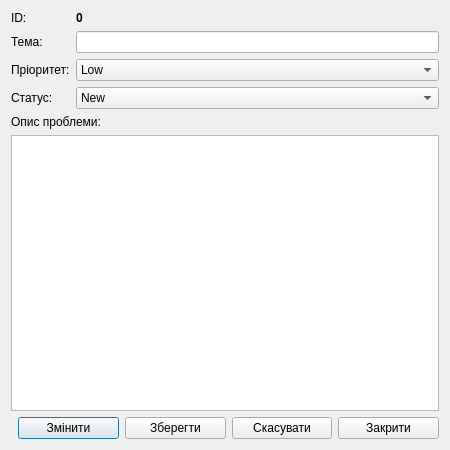
<?xml version="1.0" encoding="UTF-8"?>
<ui version="4.0">
 <class>TicketDialog</class>
 <widget class="QDialog" name="TicketDialog">
  <property name="geometry">
   <rect>
    <x>0</x>
    <y>0</y>
    <width>450</width>
    <height>450</height>
   </rect>
  </property>
  <property name="windowTitle">
   <string>Ticket Details</string>
  </property>
  <layout class="QVBoxLayout" name="verticalLayout">
   <item>
    <layout class="QFormLayout" name="formLayout">
     <item row="0" column="0">
      <widget class="QLabel" name="labelID">
       <property name="text">
        <string>ID:</string>
       </property>
      </widget>
     </item>
     <item row="0" column="1">
      <widget class="QLabel" name="valID">
       <property name="font">
        <font>
         <bold>true</bold>
        </font>
       </property>
       <property name="text">
        <string>0</string>
       </property>
      </widget>
     </item>
     <item row="1" column="0">
      <widget class="QLabel" name="labelTitle">
       <property name="text">
        <string>Тема:</string>
       </property>
      </widget>
     </item>
     <item row="1" column="1">
      <widget class="QLineEdit" name="editTitle"/>
     </item>
     <item row="2" column="0">
      <widget class="QLabel" name="labelPriority">
       <property name="text">
        <string>Пріоритет:</string>
       </property>
      </widget>
     </item>
     <item row="2" column="1">
      <widget class="QComboBox" name="comboPriority">
       <item><property name="text"><string>Low</string></property></item>
       <item><property name="text"><string>Medium</string></property></item>
       <item><property name="text"><string>High</string></property></item>
      </widget>
     </item>
     <item row="3" column="0">
      <widget class="QLabel" name="labelStatus">
       <property name="text">
        <string>Статус:</string>
       </property>
      </widget>
     </item>
     <item row="3" column="1">
      <widget class="QComboBox" name="comboStatus">
       <item><property name="text"><string>New</string></property></item>
       <item><property name="text"><string>Open</string></property></item>
       <item><property name="text"><string>Closed</string></property></item>
      </widget>
     </item>
    </layout>
   </item>
   <item>
    <widget class="QLabel" name="labelDesc">
     <property name="text">
      <string>Опис проблеми:</string>
     </property>
    </widget>
   </item>
   <item>
    <widget class="QPlainTextEdit" name="editDescription"/>
   </item>
   <item>
    <layout class="QHBoxLayout" name="buttonLayout">
     <item>
      <spacer name="horizontalSpacer">
       <property name="orientation">
        <enum>Qt::Horizontal</enum>
       </property>
      </spacer>
     </item>
     <item>
      <widget class="QPushButton" name="btnEdit">
       <property name="text">
        <string>Змінити</string>
       </property>
      </widget>
     </item>
     <item>
      <widget class="QPushButton" name="btnSave">
       <property name="text">
        <string>Зберегти</string>
       </property>
      </widget>
     </item>
     <item>
      <widget class="QPushButton" name="btnCancel">
       <property name="text">
        <string>Скасувати</string>
       </property>
      </widget>
     </item>
     <item>
      <widget class="QPushButton" name="btnClose">
       <property name="text">
        <string>Закрити</string>
       </property>
      </widget>
     </item>
    </layout>
   </item>
  </layout>
 </widget>
 <resources/>
 <connections/>
</ui>
